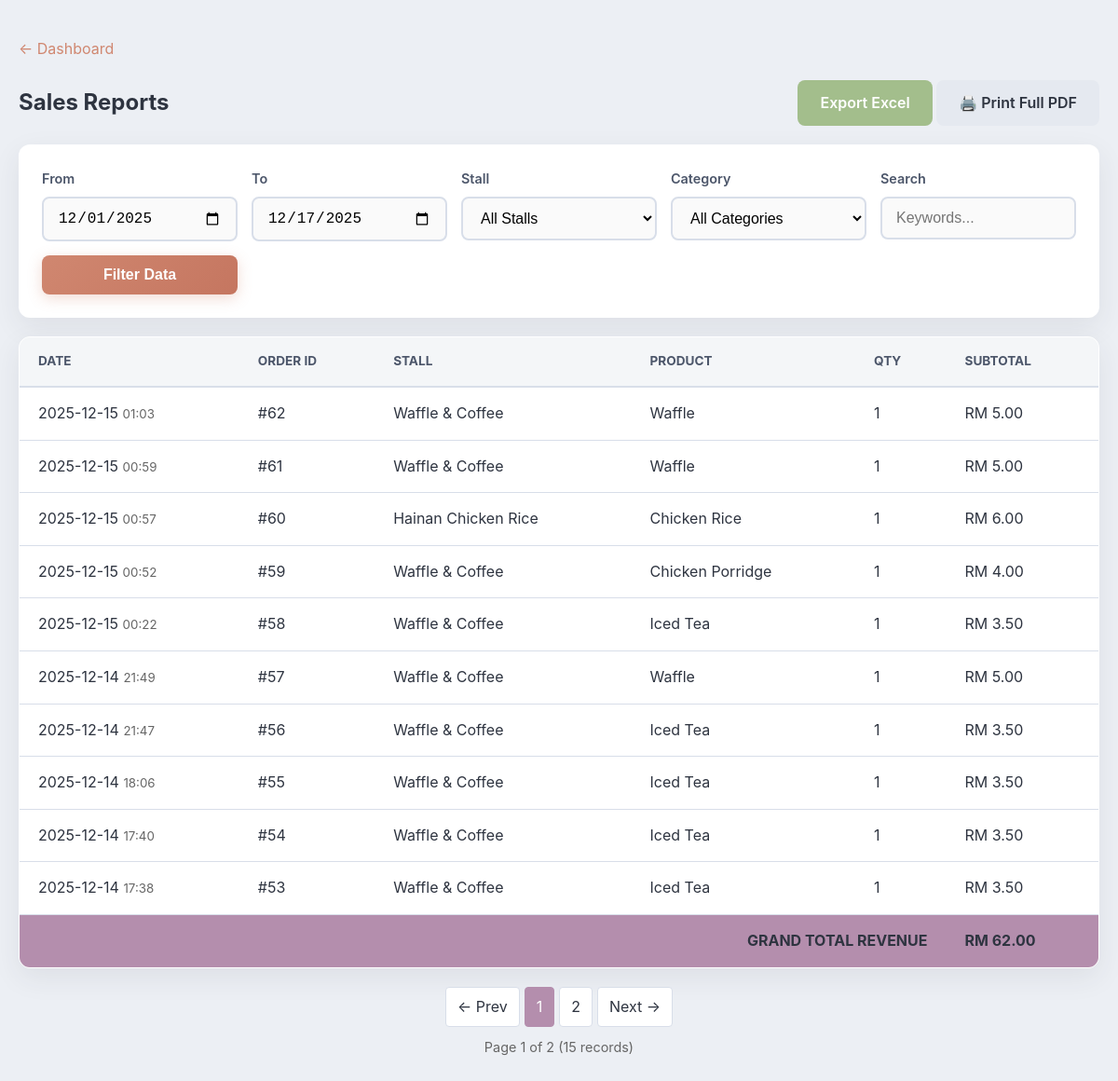
The page /pages/reports.php (signed in) on the database as committed earlier.
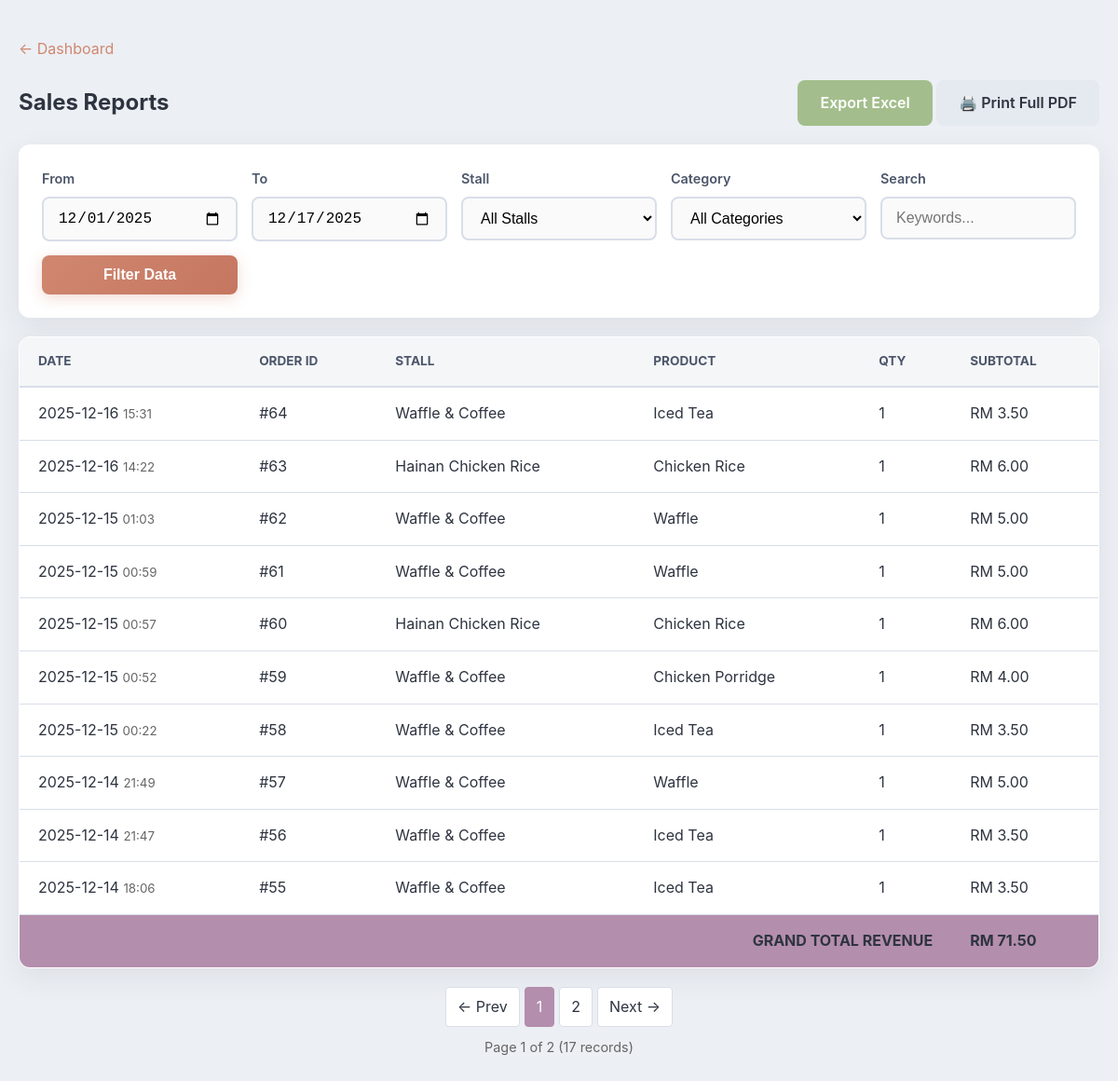
The same page on the database as committed later.
### tables this page shows
CREATE TABLE `orders` (
  `OrderId` int(11) NOT NULL,
  `PaymentId` int(11) NOT NULL,
  `UserId` int(11) NOT NULL,
  `StallId` int(11) NOT NULL,
  `Status` enum('pending','preparing','ready','complete') DEFAULT 'pending',
  `Notes` text DEFAULT NULL,
  `CreatedAt` datetime NOT NULL DEFAULT current_timestamp()
);

CREATE TABLE `stalls` (
  `StallId` int(11) NOT NULL,
  `StaffId` int(11) NOT NULL,
  `StallName` varchar(100) NOT NULL,
  `Description` text DEFAULT NULL,
  `IsAvailable` tinyint(1) NOT NULL DEFAULT 1,
  `CreatedAt` datetime NOT NULL DEFAULT current_timestamp(),
  `LogoUrl` varchar(255) DEFAULT NULL
);

CREATE TABLE `products` (
  `ProductId` int(11) NOT NULL,
  `StallId` int(11) NOT NULL,
  `CategoryId` int(11) DEFAULT NULL,
  `ProductName` varchar(150) NOT NULL,
  `Description` text DEFAULT NULL,
  `UnitPrice` decimal(10,2) NOT NULL,
  `IsAvailable` tinyint(1) NOT NULL DEFAULT 1,
  `IsUnlimitedStock` tinyint(1) NOT NULL DEFAULT 0,
  `Stock` int(11) NOT NULL DEFAULT 0
);

CREATE TABLE `orderitems` (
  `OrderListId` int(11) NOT NULL,
  `OrderId` int(11) NOT NULL,
  `ProductId` int(11) NOT NULL,
  `Quantity` int(11) NOT NULL,
  `Subtotal` decimal(10,2) NOT NULL,
  `Note` text DEFAULT NULL,
  `PickupTime` datetime DEFAULT NULL,
  `Status` enum('pending','preparing','ready','complete','cancelled') DEFAULT 'pending'
);

### pages/reports.php (the view, shortened to what the changed rows need)
<?php
include '../configs/db.php';
$startDate = $_GET['start_date'] ?? date('Y-m-01');
$endDate = $_GET['end_date'] ?? date('Y-m-d');
$search = $_GET['search'] ?? '';
$baseWhere = "WHERE DATE(o.CreatedAt) BETWEEN :start AND :end";
$params = [':start' => $startDate, ':end' => $endDate];
    ?>
    <?php
$countSql = "SELECT COUNT(*) as total_records, SUM(ol.Subtotal) as grand_total
             FROM orders o
             JOIN orderitems ol ON o.OrderId = ol.OrderId
             JOIN products p ON ol.ProductId = p.ProductId
             JOIN stalls s ON o.StallId = s.StallId
             JOIN users u ON o.UserId = u.UserId
             LEFT JOIN categories c ON p.CategoryId = c.CategoryId
             $baseWhere";
$stmtCount = $db->prepare($countSql);
$stmtCount->execute($params);
$totals = $stmtCount->fetch(PDO::FETCH_ASSOC);
$totalRecords = $totals['total_records'] ?? 0;
$grandTotalRevenue = $totals['grand_total'] ?? 0;
$page = isset($_GET['page']) ? max(1, intval($_GET['page'])) : 1;
$limit = 10;
$totalPages = ceil($totalRecords / $limit);
$offset = ($page - 1) * $limit;
$sql = "SELECT o.OrderId, o.CreatedAt, s.StallName, c.CategoryName, p.ProductName, ol.Quantity, ol.Subtotal, u.Name as CustomerName
        FROM orders o
        JOIN orderitems ol ON o.OrderId = ol.OrderId
        JOIN products p ON ol.ProductId = p.ProductId
        JOIN stalls s ON o.StallId = s.StallId
        JOIN users u ON o.UserId = u.UserId
        LEFT JOIN categories c ON p.CategoryId = c.CategoryId
        $baseWhere
        ORDER BY o.CreatedAt DESC";
if (!isset($_GET['export'])) {
    $sql .= " LIMIT $limit OFFSET $offset";
}
$stmt = $db->prepare($sql);
$stmt->execute($params);
$reportData = $stmt->fetchAll(PDO::FETCH_ASSOC);
?>
<!DOCTYPE html>
<html lang="en">
<head>
    <link rel="stylesheet" href="../assets/css/aurora_theme.css">
</head>
<body>
    <div class="container">
        <div style="margin-bottom: 20px;">
            <a href="admin_dashboard.php">&larr; Dashboard</a>
        </div>
        <div style="display:flex; justify-content:space-between; align-items:center; margin-bottom:20px;">
            <h2 style="margin:0;">Sales Reports</h2>
            <div>
            </div>
        </div>
        <form method="GET" action="" class="filter-bar form-group" style="display:grid; grid-template-columns: repeat(auto-fit, minmax(180px, 1fr)); gap: 15px;">
            <div><label>From</label><input type="date" name="start_date" value="<?php echo $startDate; ?>"></div>
            <div><label>To</label><input type="date" name="end_date" value="<?php echo $endDate; ?>"></div>
            <div><label>Stall</label>
            </div>
            <div><label>Category</label>
            </div>
            <div><label>Search</label><input type="text" name="search" value="<?php echo htmlspecialchars($search); ?>" placeholder="Keywords..."></div>
            <div style="display:flex; align-items:flex-end;"><button type="submit" class="btn btn-primary" style="width:100%;">Filter Data</button></div>
        </form>
        <div class="table-container">
            <table>
                <thead>
                    <tr>
                        <th>Date</th><th>Order ID</th><th>Stall</th><th>Product</th><th>Qty</th><th>Subtotal</th>
                    </tr>
                </thead>
                <tbody>
                    <?php if (empty($reportData)): ?>
                        <tr><td colspan="6" style="text-align:center; padding: 30px;">No records found.</td></tr>
                    <?php else: ?>
                        <?php foreach ($reportData as $row): ?>
                        <tr>
                            <td><?php echo date('Y-m-d', strtotime($row['CreatedAt'])); ?> <small style="color:#666"><?php echo date('H:i', strtotime($row['CreatedAt'])); ?></small></td>
                            <td>#<?php echo $row['OrderId']; ?></td>
                            <td><?php echo htmlspecialchars($row['StallName']); ?></td>
                            <td><?php echo htmlspecialchars($row['ProductName']); ?></td>
                            <td><?php echo $row['Quantity']; ?></td>
                            <td>RM <?php echo number_format($row['Subtotal'], 2); ?></td>
                        </tr>
                        <?php endforeach; ?>
                        <tr style="background:#B48EAD; color:white;">
                            <td colspan="5" style="text-align:right; font-weight:bold;">GRAND TOTAL REVENUE</td>
                            <td style="font-weight:bold;">RM <?php echo number_format($grandTotalRevenue, 2); ?></td>
                        </tr>
                    <?php endif; ?>
                </tbody>
            </table>
        </div>
        <?php if ($totalPages > 1): ?>
        <div class="pagination">
            <?php
                $prevParams = array_merge($_GET, ['page' => $page - 1]);
                $nextParams = array_merge($_GET, ['page' => $page + 1]);
            ?>
            <a href="?<?php echo http_build_query($prevParams); ?>" class="page-link <?php echo ($page <= 1) ? 'disabled' : ''; ?>">&larr; Prev</a>
            <?php for($i = 1; $i <= $totalPages; $i++): $pParams = array_merge($_GET, ['page' => $i]); ?>
                <a href="?<?php echo http_build_query($pParams); ?>" class="page-link <?php echo ($i == $page) ? 'active' : ''; ?>"><?php echo $i; ?></a>
            <?php endfor; ?>
            <a href="?<?php echo http_build_query($nextParams); ?>" class="page-link <?php echo ($page >= $totalPages) ? 'disabled' : ''; ?>">Next &rarr;</a>
        </div>
        <div style="text-align:center; margin-top:10px; color:#666; font-size:0.9em;">
            Page <?php echo $page; ?> of <?php echo $totalPages; ?> (<?php echo $totalRecords; ?> records)
        </div>
        <?php endif; ?>
    </div>
</body>
</html>

Rows that differ between the two databases and show on the page:
no longer on this page (row unchanged): orders: CreatedAt "2025-12-14", CreatedAt "17:40", OrderId "54", StallId.StallName "Waffle & Coffee", products.ProductName "Iced Tea", orderitems.Quantity "1", orderitems.Subtotal "3.50"
no longer on this page (row unchanged): orders: CreatedAt "2025-12-14", CreatedAt "17:38", OrderId "53", StallId.StallName "Waffle & Coffee", products.ProductName "Iced Tea", orderitems.Quantity "1", orderitems.Subtotal "3.50"
added orders: CreatedAt "2025-12-16", CreatedAt "15:31", OrderId "64", StallId.StallName "Waffle & Coffee", products.ProductName "Iced Tea", orderitems.Quantity "1", orderitems.Subtotal "3.50"
added orders: CreatedAt "2025-12-16", CreatedAt "14:22", OrderId "63", StallId.StallName "Hainan Chicken Rice", products.ProductName "Chicken Rice", orderitems.Quantity "1", orderitems.Subtotal "6.00"
Other text that changed with them:
$grandTotalRevenue: "62.00" → "71.50"
$totalRecords: "15" → "17"
